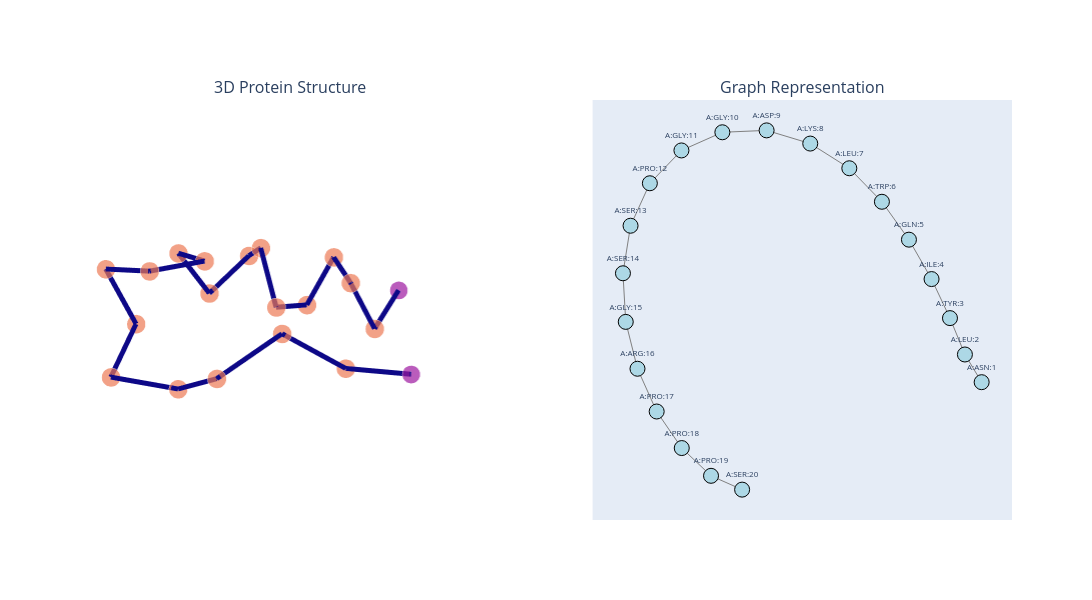

Here is the notebook cell this chart was saved with:
### Code cell
from src.utils import display_protein_with_graph
display_protein_with_graph(protein_graph_1)

### Figure 1 — Plotly figure (JSON) as saved in the notebook; plotly's stock layout.template omitted (floating-point values rounded to 4 significant figures; data arrays with more than 128 entries replaced by an {"elided": "..."} marker saying what was removed)
{"data": [{"hoverinfo": "text+x+y+z", "marker": {"color": [[0.6107, 0.0902, 0.62, 1], [0.9283, 0.473, 0.3261, 1], [0.9283, 0.473, 0.3261, 1], [0.9283, 0.473, 0.3261, 1], [0.9283, 0.473, 0.3261, 1], [0.9283, 0.473, 0.3261, 1], [0.9283, 0.473, 0.3261, 1], [0.9283, 0.473, 0.3261, 1], [0.9283, 0.473, 0.3261, 1], [0.9283, 0.473, 0.3261, 1], [0.9283, 0.473, 0.3261, 1], [0.9283, 0.473, 0.3261, 1], [0.9283, 0.473, 0.3261, 1], [0.9283, 0.473, 0.3261, 1], [0.9283, 0.473, 0.3261, 1], [0.9283, 0.473, 0.3261, 1], [0.9283, 0.473, 0.3261, 1], [0.9283, 0.473, 0.3261, 1], [0.9283, 0.473, 0.3261, 1], [0.6107, 0.0902, 0.62, 1]], "opacity": 0.7, "size": [21, 22, 22, 22, 22, 22, 22, 22, 22, 22, 22, 22, 22, 22, 22, 22, 22, 22, 22, 21], "symbol": "circle"}, "mode": "markers", "scene": "scene", "text": ["A:ASN:1", "A:LEU:2", "A:TYR:3", "A:ILE:4", "A:GLN:5", "A:TRP:6", "A:LEU:7", "A:LYS:8", "A:ASP:9", "A:GLY:10", "A:GLY:11", "A:PRO:12", "A:SER:13", "A:SER:14", "A:GLY:15", "A:ARG:16", "A:PRO:17", "A:PRO:18", "A:PRO:19", "A:SER:20"], "type": "scatter3d", "x": [-8.608, -4.923, -3.69, -5.857, -4.122, -0.716, -1.641, -3.024, 0.466, 2.06, 2.626, 6.333, 7.049, 6.389, 9.451, 7.289, 6.782, 3.287, 1.185, 0.852], "y": [3.135, 4.002, 2.738, -0.449, -1.167, -0.631, -2.932, -5.791, -6.016, -6.618, -2.967, -2.533, -6.179, -5.315, -3.116, 0.084, 3.088, 4.031, 6.543, 10.03], "z": [-1.618, -2.452, 0.981, 0.613, -2.743, -0.993, 1.963, -0.269, -1.905, 1.593, 2.723, 3.806, 2.704, -1.015, -1.87, -2.054, 0.345, 1.686, -0.353, 1.285]}, {"hoverinfo": "text", "line": {"color": {"elided": "57x4 float values"}, "width": 10}, "mode": "lines", "scene": "scene", "text": ["peptide_bond", "peptide_bond", "peptide_bond", "peptide_bond", "peptide_bond", "peptide_bond", "peptide_bond", "peptide_bond", "peptide_bond", "peptide_bond", "peptide_bond", "peptide_bond", "peptide_bond", "peptide_bond", "peptide_bond", "peptide_bond", "peptide_bond", "peptide_bond", "peptide_bond", "peptide_bond", "peptide_bond", "peptide_bond", "peptide_bond", "peptide_bond", "peptide_bond", "peptide_bond", "peptide_bond", "peptide_bond", "peptide_bond", "peptide_bond", "peptide_bond", "peptide_bond", "peptide_bond", "peptide_bond", "peptide_bond", "peptide_bond", "peptide_bond", "peptide_bond", "peptide_bond", "peptide_bond", "peptide_bond", "peptide_bond", "peptide_bond", "peptide_bond", "peptide_bond", "peptide_bond", "peptide_bond", "peptide_bond", "peptide_bond", "peptide_bond", "peptide_bond", "peptide_bond", "peptide_bond", "peptide_bond", "peptide_bond", "peptide_bond", "peptide_bond"], "type": "scatter3d", "x": [-8.608, -4.923, null, -4.923, -3.69, null, -3.69, -5.857, null, -5.857, -4.122, null, -4.122, -0.716, null, -0.716, -1.641, null, -1.641, -3.024, null, -3.024, 0.466, null, 0.466, 2.06, null, 2.06, 2.626, null, 2.626, 6.333, null, 6.333, 7.049, null, 7.049, 6.389, null, 6.389, 9.451, null, 9.451, 7.289, null, 7.289, 6.782, null, 6.782, 3.287, null, 3.287, 1.185, null, 1.185, 0.852, null], "y": [3.135, 4.002, null, 4.002, 2.738, null, 2.738, -0.449, null, -0.449, -1.167, null, -1.167, -0.631, null, -0.631, -2.932, null, -2.932, -5.791, null, -5.791, -6.016, null, -6.016, -6.618, null, -6.618, -2.967, null, -2.967, -2.533, null, -2.533, -6.179, null, -6.179, -5.315, null, -5.315, -3.116, null, -3.116, 0.084, null, 0.084, 3.088, null, 3.088, 4.031, null, 4.031, 6.543, null, 6.543, 10.03, null], "z": [-1.618, -2.452, null, -2.452, 0.981, null, 0.981, 0.613, null, 0.613, -2.743, null, -2.743, -0.993, null, -0.993, 1.963, null, 1.963, -0.269, null, -0.269, -1.905, null, -1.905, 1.593, null, 1.593, 2.723, null, 2.723, 3.806, null, 3.806, 2.704, null, 2.704, -1.015, null, -1.015, -1.87, null, -1.87, -2.054, null, -2.054, 0.345, null, 0.345, 1.686, null, 1.686, -0.353, null, -0.353, 1.285, null]}, {"hoverinfo": "all", "line": {"color": "gray", "width": 1}, "mode": "lines", "type": "scatter", "x": [1, 0.9208, null, 0.9208, 0.8501, null, 0.8501, 0.7629, null, 0.7629, 0.6559, null, 0.6559, 0.5279, null, 0.5279, 0.3737, null, 0.3737, 0.1888, null, 0.1888, -0.01773, null, -0.01773, -0.2272, null, -0.2272, -0.4208, null, -0.4208, -0.5702, null, -0.5702, -0.6617, null, -0.6617, -0.6976, null, -0.6976, -0.6844, null, -0.6844, -0.6288, null, -0.6288, -0.538, null, -0.538, -0.4193, null, -0.4193, -0.2808, null, -0.2808, -0.1336, null], "xaxis": "x", "y": [-0.4542, -0.3249, null, -0.3249, -0.1551, null, -0.1551, 0.02726, null, 0.02726, 0.2112, null, 0.2112, 0.3882, null, 0.3882, 0.5447, null, 0.5447, 0.6599, null, 0.6599, 0.7215, null, 0.7215, 0.7127, null, 0.7127, 0.6278, null, 0.6278, 0.4746, null, 0.4746, 0.2762, null, 0.2762, 0.05435, null, 0.05435, -0.1726, null, -0.1726, -0.3915, null, -0.3915, -0.5911, null, -0.5911, -0.7618, null, -0.7618, -0.8914, null, -0.8914, -0.9558, null], "yaxis": "y"}, {"hoverinfo": "text", "hovertext": ["A:ASN:1", "A:LEU:2", "A:TYR:3", "A:ILE:4", "A:GLN:5", "A:TRP:6", "A:LEU:7", "A:LYS:8", "A:ASP:9", "A:GLY:10", "A:GLY:11", "A:PRO:12", "A:SER:13", "A:SER:14", "A:GLY:15", "A:ARG:16", "A:PRO:17", "A:PRO:18", "A:PRO:19", "A:SER:20"], "marker": {"color": "lightblue", "line": {"color": "black", "width": 1}, "size": 15}, "mode": "markers+text", "text": ["A:ASN:1", "A:LEU:2", "A:TYR:3", "A:ILE:4", "A:GLN:5", "A:TRP:6", "A:LEU:7", "A:LYS:8", "A:ASP:9", "A:GLY:10", "A:GLY:11", "A:PRO:12", "A:SER:13", "A:SER:14", "A:GLY:15", "A:ARG:16", "A:PRO:17", "A:PRO:18", "A:PRO:19", "A:SER:20"], "textfont": {"size": 8}, "textposition": "top center", "type": "scatter", "x": [1, 0.9208, 0.8501, 0.7629, 0.6559, 0.5279, 0.3737, 0.1888, -0.01773, -0.2272, -0.4208, -0.5702, -0.6617, -0.6976, -0.6844, -0.6288, -0.538, -0.4193, -0.2808, -0.1336], "xaxis": "x", "y": [-0.4542, -0.3249, -0.1551, 0.02726, 0.2112, 0.3882, 0.5447, 0.6599, 0.7215, 0.7127, 0.6278, 0.4746, 0.2762, 0.05435, -0.1726, -0.3915, -0.5911, -0.7618, -0.8914, -0.9558], "yaxis": "y"}], "layout": {"annotations": [{"font": {"size": 16}, "showarrow": false, "text": "3D Protein Structure", "x": 0.225, "xanchor": "center", "xref": "paper", "y": 1, "yanchor": "bottom", "yref": "paper"}, {"font": {"size": 16}, "showarrow": false, "text": "Graph Representation", "x": 0.775, "xanchor": "center", "xref": "paper", "y": 1, "yanchor": "bottom", "yref": "paper"}], "height": 600, "scene": {"domain": {"x": [0, 0.45], "y": [0, 1]}, "xaxis": {"showbackground": false, "showgrid": false, "showticklabels": false, "title": {"text": ""}}, "yaxis": {"showbackground": false, "showgrid": false, "showticklabels": false, "title": {"text": ""}}, "zaxis": {"showbackground": false, "showgrid": false, "showticklabels": false, "title": {"text": ""}}}, "showlegend": false, "width": 1200, "xaxis": {"anchor": "y", "domain": [0.55, 1], "showgrid": false, "showticklabels": false, "zeroline": false}, "yaxis": {"anchor": "x", "domain": [0, 1], "showgrid": false, "showticklabels": false, "zeroline": false}}}
